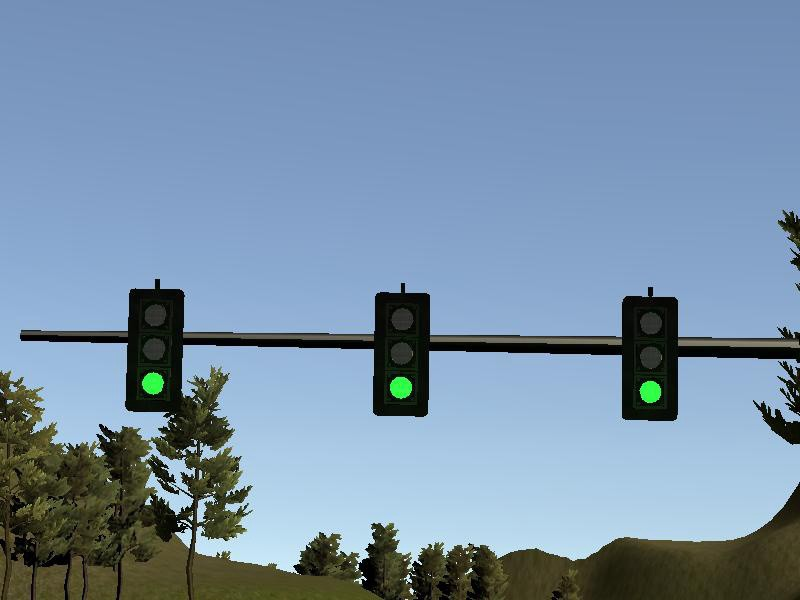
#> input picture Traffic Docs/trafficgreen.jpeg, 800 x 600 px
$ jupyter execute Traffic_Light_Classifier.ipynb   (shell and % lines are left out)
#> lines starting #> are read from the running program, lines starting #| are printed output that depends on the picture; after the words box and inside, x2 and y2 are one past the last pixel; in counts of white or black regions, pixels touching at a corner belong together
# Self-Driving Car Engineer Nanodegree

## Traffic Light Detection

## Dependencies

[cell 1]
import os
os.environ['TF_CPP_MIN_LOG_LEVEL'] = '3'
import pickle
import numpy as np
import cv2
import matplotlib.pyplot as plt
import matplotlib.image as mplimg
import glob

## First, I tested and debugged a couple of functions to properly detect circles so I could create a class later.

[cell 2]
img = plt.imread("trafficgreen.jpeg",0)
#> img is the input picture: shape (600, 800, 3); mean R, G, B 120.1, 143.9, 167.1
# [5 lines of commented-out code are left out]
original = img
#
#img = cv2.medianBlur(img,9)
#cimg = cv2.cvtColor(img, cv2.COLOR_RGB2GRAY)
#image brightness
def decrease_brightness(img, value=30):
    hsv = cv2.cvtColor(img, cv2.COLOR_BGR2HSV)
    h, s, v = cv2.split(hsv)

    lim = 255 - value
    v[v > lim] = 255
    v[v <= lim] -= value

    final_hsv = cv2.merge((h, s, v))
    img = cv2.cvtColor(final_hsv, cv2.COLOR_HSV2BGR)
    return img

#kernel = np.ones((5,5),np.float32)/22#/15 //22 kamerára 15 simre
#kernel = np.ones((4,4),np.float32)/6#mindenmásrajó csak kamerára nem
#img = cv2.filter2D(img,-1,kernel)
img = cv2.medianBlur(img,7)
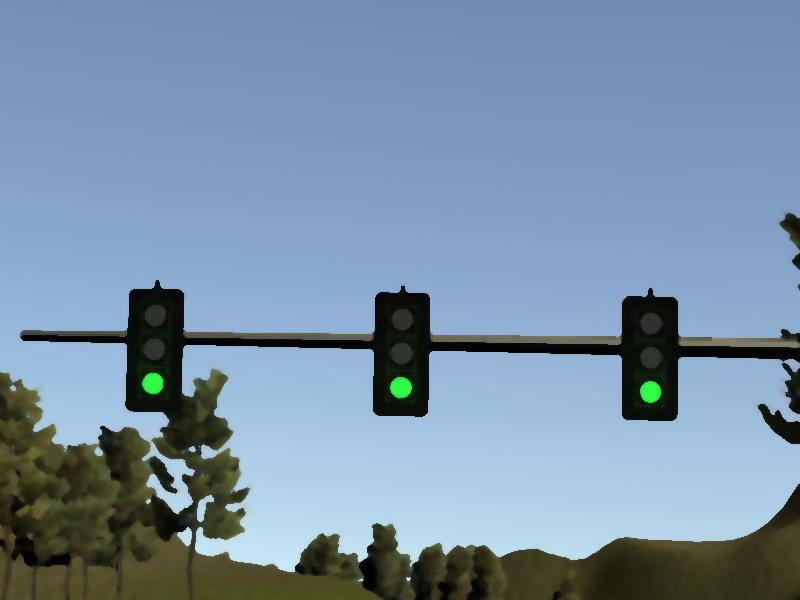
#> img: shape (600, 800, 3); mean R, G, B 119.9, 143.8, 166.9
#img = decrease_brightness(img,47)


#img = cv2.bitwise_not(img)
gray = cv2.cvtColor(img, cv2.COLOR_BGR2GRAY)
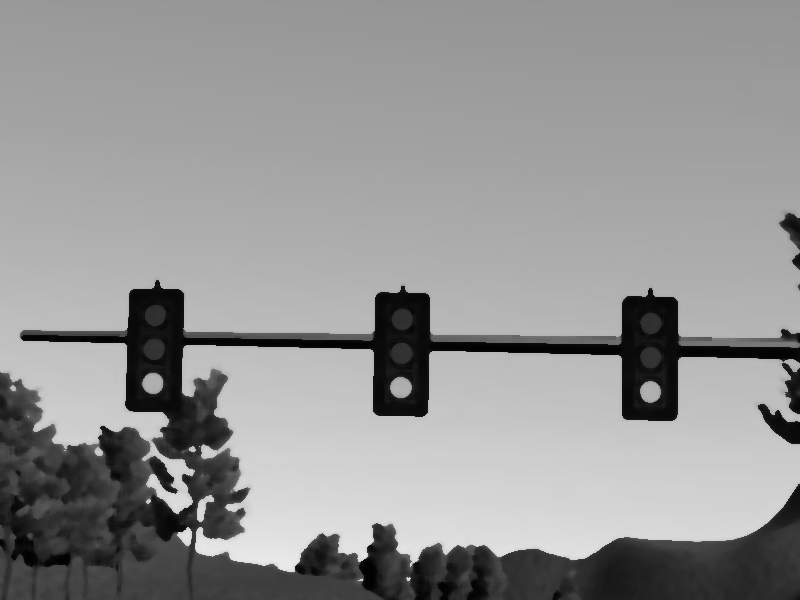
#> gray: shape (600, 800); min 1, max 234, mean 148.2

output = img.copy()

circles = cv2.HoughCircles(gray, cv2.HOUGH_GRADIENT,1,5,param1=170,param2=10,minRadius=4,maxRadius=14)
#> circles = 18 rows, first 8: [402.5, 318.5, 10.5], [650.5, 356.5, 10.3], [650.5, 323.5, 10.3], [400.5, 387.5, 10.2], [152.5, 382.5, 11], [154.5, 315.5, 10], [400.5, 352.5, 11.1], [153.5, 349.5, 10.6]


'''
#well working
kernel = np.ones((6,6),np.float32)/15
gray = cv2.filter2D(gray,-1,kernel)
'''
#plt.imshow(gray, cmap='gray')
# ensure at least some circles were found
def orange(rgb):
    return rgb[0]>225 and rgb[1]>100 and rgb[2]<160
def green(rgb):
    r=int(rgb[0])
    g=int(rgb[1])
    b=int(rgb[2])
    return (g-r > 40) and(g-b > 40)
def red(rgb):
    r=int(rgb[0])
    g=int(rgb[1])
    b=int(rgb[2])
    return (r-g > 40) and (r-b > 40)

h,w = img.shape[:2]
#> h = 600; w = 800
images=[]
if circles is not None:
    # convert the (x, y) coordinates and radius of the circles to integers
    circles = np.round(circles[0, :]).astype("int")
#> circles = 18 rows, first 8: [402, 318, 10], [650, 356, 10], [650, 324, 10], [400, 388, 10], [152, 382, 11], [154, 316, 10], [400, 352, 11], [154, 350, 11]
    # loop over the (x, y) coordinates and radius of the circles
    index = 0
    for (x, y, r) in circles:

        rectX = (x - r)
        rectY = (y - r)
        #print(img[x+30,y+30])

        #print(crop_img[7,7])
        #print(index)
        h-=1
        w-=1

        if x-r+3>=w or y-r+3>=h:
            continue
            #a = 3
        rgb = original[y-r+1,x-r+3]

        #rgb = original[h-((y+r)%h),w-((x+r)%w)]#simulator
        rgb2 = original[y,x]
        # [4 lines of commented-out code are left out]
        crSize = 20
        if orange(rgb) or orange(rgb2):
            #cv2.rectangle(output, (x+r-1, y-r+3), (x+r-1, y-r+3), (0, 0, 0), -1)
            cv2.rectangle(output, (x, y), (x, y), (0, 0, 0), -1)
            crop_img = output[y-crSize:y+crSize, x-crSize:x+crSize]
            #crop_img = img[y:(y+1*(r)), x:(x+1*(r))]
            #ax1[index].set_title("orange")
            #ax1[index].imshow(crop_img)
            images.append([crop_img,"orange"])
            #print(rgb)
            #print(r,"radius")
            #print("orange")
            cv2.circle(output, (x, y), r+10, (150, 150, 150), 4)

            index+=1
        elif green(rgb) or green(rgb2):
            cv2.rectangle(output, (x, y), (x, y), (0, 0, 0), -1)
            crop_img = output[y-crSize:y+crSize, x-crSize:x+crSize]
            images.append([crop_img,"green"])
            #print(original[y,x])
            #ax1[index].set_title("green")
            #ax1[index].imshow(crop_img)
            #print("green")
            #print(rgb)
            cv2.circle(output, (x, y), r+10, (150, 150, 150), 4)

            index+=1
        elif red(rgb) or red(rgb2):
            cv2.rectangle(output, (x, y), (x, y), (0, 0, 0), -1)
            crop_img = output[y-crSize:y+crSize, x-crSize:x+crSize]
            images.append([crop_img,"red"])
            # [8 lines of commented-out code are left out]
            cv2.circle(output, (x, y), r+10, (150, 150, 150), 4)
            index+=1
        else:
            a=0
            #print(rgb)

        # draw the circle in the output image, then draw a rectangle
        # corresponding to the center of the circle
        cv2.rectangle(output, (x, y), (x, y), (0, 0, 0), -1)
#> this loop made 18 passes
#> (x, y, rectX, rectY, h, w, rgb) on passes 1 to 12: (402, 318, 392, 308, 599, 799, [6, 8, 3]), (650, 356, 640, 346, 598, 798, [10, 13, 6]), (650, 324, 640, 314, 597, 797, [36, 38, 33]), (400, 388, 390, 378, 596, 796, [0, 63, 0]), (152, 382, 141, 371, 595, 795, [16, 0, 9]), (154, 316, 144, 306, 594, 794, [8, 15, 8]), (400, 352, 389, 341, 593, 793, [9, 14, 7]), (154, 350, 143, 339, 592, 792, [0, 11, 1]), (650, 392, 640, 382, 591, 791, [124, 222, 137]), (188, 388, 181, 381, 590, 790, [158, 180, 217]), (26, 336, 20, 330, 589, 789, [44, 57, 65]), (26, 496, 15, 485, 588, 788, [110, 105, 76])
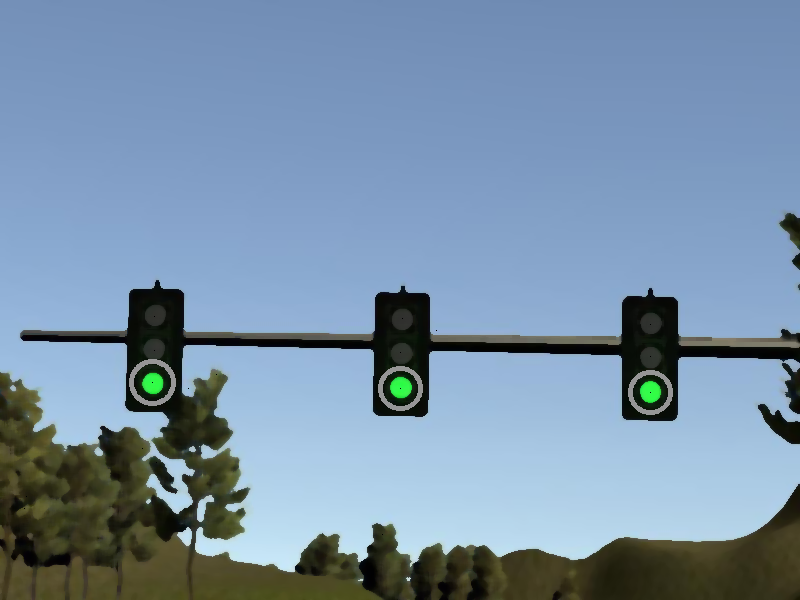
#> output: shape (600, 800, 3); 0.4% of pixels changed, all inside (x1, y1, x2, y2) = (24, 316, 673, 535)
#> after the loop, h = 582; images = 3 items; index = 3; w = 782
        #num = 1
        #cv2.rectangle(output, (x, y), (x, y), (0, 128, 255), -1)

# show the output image
if len (images)<1:
    print("None")
elif(True):
#ax1[index].imshow(output)
#'''
    s = 3
    if len(images) > 1:
        s = len(images)
#> s = 3
    #print(s)
    f, ax1 = plt.subplots(s, 1, figsize=(20, 20))
    f.tight_layout()
    ind=0
    for i in images:
        ax1[ind].imshow(i[0])
        ax1[ind].set_title(i[1])
        ind+=1
#> this loop made 3 passes
#> after the loop, ind = 3

plt.imshow(output)
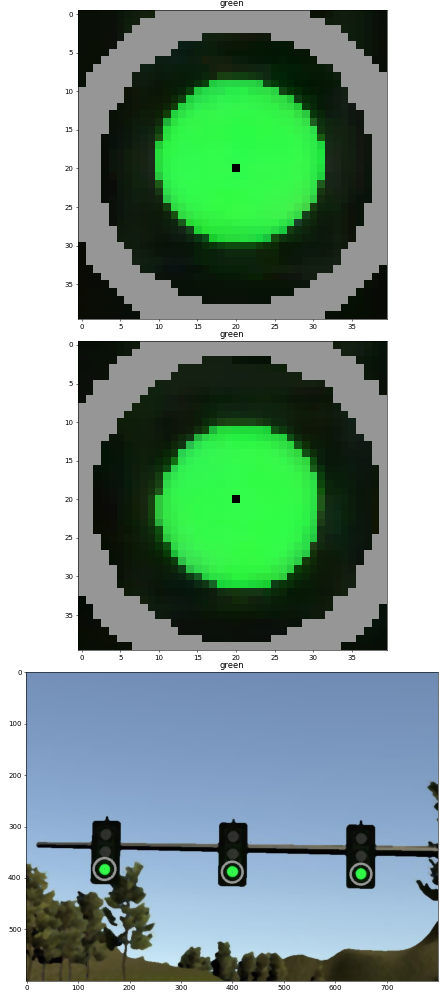
#> figure drawn by matplotlib, 3 panels
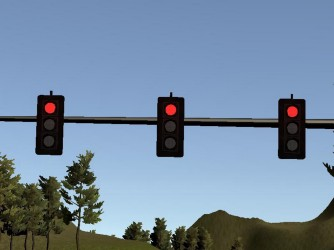
#> input picture Traffic Docs/trafficred.jpeg, 334 x 250 px
#> further down, img is the input picture: shape (250, 334, 3); mean R, G, B 117.2, 138.3, 160.8

## The final version of the Traffic Light detector

[cell 3]
import time
class LightDetector():

    def yellow(self,rgb):
        return rgb[0]>225 and rgb[1]>100 and rgb[2]<160

    def green(self,rgb):
        r=int(rgb[0])
        g=int(rgb[1])
        b=int(rgb[2])
        return (g-r > 40) and(g-b > 40)

    def red(self,rgb):
        r=int(rgb[0])
        g=int(rgb[1])
        b=int(rgb[2])
        return (r-g > 40) and (r-b > 40)

    def getColor(self,img):
        output = img.copy()

    def getCircles(self,img,camera):
#> called with camera = True
        original=img
        kernel = None #/15 //22 kamerára 15 simre
        #kernel = np.ones((4,4),np.float32)/6#mindenmásrajó csak kamerára nem

        if camera:
            #img = self.decrease_brightness(img,60)
            img = cv2.medianBlur(img,7)
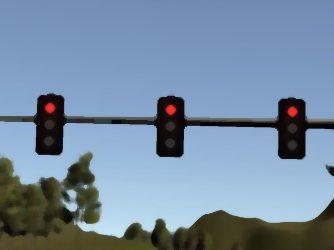
#> img: shape (250, 334, 3); mean of channels 0, 1, 2 117.1, 138.4, 160.8; drawn as R, G, B
            #kernel = np.ones((4,4),np.float32)/16
        else:
            img = cv2.medianBlur(img,7)
            #kernel = np.ones((5,5),np.float32)/22
        #img = cv2.bitwise_not(img)
        #img = cv2.filter2D(img,-1,kernel)

        gray = cv2.cvtColor(img, cv2.COLOR_BGR2GRAY)
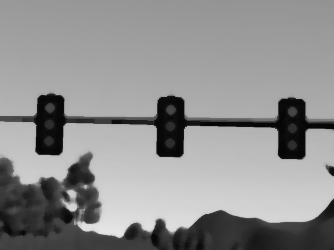
#> gray: shape (250, 334); min 5, max 230, mean 142.8
        if camera:
            circles = cv2.HoughCircles(gray, cv2.HOUGH_GRADIENT,1,5,param1=170,param2=10,minRadius=4,maxRadius=14)
#> circles = 35 rows, first 8: [48.5, 140.5, 4.6], [89.5, 210.5, 13.2], [84.5, 193.5, 13.4], [72.5, 201.5, 9.6], [70.5, 196.5, 7.1], [72.5, 206.5, 4.6], [90.5, 215.5, 8.4], [170.5, 109.5, 5]
        else:
            circles = cv2.HoughCircles(gray, cv2.HOUGH_GRADIENT,1,5,param1=170,param2=18,minRadius=0,maxRadius=30)
        return circles,img,original
    def printImages(self,images):
            if len (images)<1:
                print("None")
            else:
                s = len(images)
                s+=1
                f, ax1 = plt.subplots(s, 1, figsize=(20, 20))
                f.tight_layout()
                ind=0
                for i in images:
                    ax1[ind].imshow(i[0])
                    ax1[ind].set_title(i[1])
                    ind+=1

    def decrease_brightness(self,img, value=30):
        hsv = cv2.cvtColor(img, cv2.COLOR_BGR2HSV)
        h, s, v = cv2.split(hsv)

        lim = 255 - value
        v[v > lim] = 255
        v[v <= lim] -= value

        final_hsv = cv2.merge((h, s, v))
        img = cv2.cvtColor(final_hsv, cv2.COLOR_HSV2BGR)
        return img

    def drawCirclesAndGetImages(self,img,camera=False,withImage=False):
        circles,gray,original = self.getCircles(img,camera)
        output=None
        if withImage:
            output = gray.copy()
        h,w = img.shape[:2]
#> h = 250; w = 334
        images=[]
        if circles is not None:
            # convert the (x, y) coordinates and radius of the circles to integers
            circles = np.round(circles[0, :]).astype("int")
#> circles = 35 rows, first 8: [48, 140, 5], [90, 210, 13], [84, 194, 13], [72, 202, 10], [70, 196, 7], [72, 206, 5], [90, 216, 8], [170, 110, 5]
            # loop over the (x, y) coordinates and radius of the circles
            for (x, y, r) in circles:
                if(y>=h or x>=w):
                    continue
                rgb = original[y,x]
                #rgb2 = original[y,x] optional

                crSize = 20
                if self.yellow(rgb):# or self.orange(rgb2):
                    #cv2.rectangle(output, (x, y), (x, y), (0, 0, 0), -1)
                    if(withImage):
                        crop_img = img[y-crSize:y+crSize, x-crSize:x+crSize]
                        images.append([crop_img,"yellow"])
                    else:
                        images.append([None,"yellow"])
                    #cv2.circle(output, (x, y), r+10, (150, 150, 150), 4)
                elif self.green(rgb):# or self.green(rgb2):
                    #cv2.rectangle(output, (x, y), (x, y), (0, 0, 0), -1)
                    if(withImage):
                        crop_img = img[y-crSize:y+crSize, x-crSize:x+crSize]
                        images.append([crop_img,"green"])
                    else:
                        images.append([None,"green"])
                    #cv2.circle(output, (x, y), r+10, (150, 150, 150), 4)
                elif self.red(rgb):# or self.red(rgb2):
                    #cv2.rectangle(output, (x, y), (x, y), (0, 0, 0), -1)
                    if(withImage):
                        crop_img = img[y-crSize:y+crSize, x-crSize:x+crSize]
                        images.append([crop_img,"red"])
                    else:
                        images.append([None,"red"])
                    break#if red found one enough
#> this loop made 8 passes
#> (x, y) on passes 1 to 8: (48, 140), (90, 210), (84, 194), (72, 202), (70, 196), (72, 206), (90, 216), (170, 110)
#> after the loop, images = 1 item


                # draw the circle in the output image, then draw a grey rectangle
                #cv2.circle(output, (x, y), r+10, (150, 150, 150), 4)
                #corresponding to the center of the circle
                #cv2.rectangle(output, (x, y), (x, y), (0, 0, 0), -1)
        return images,output
    def getLightColor(self,images):
        result = "green"
        for (image,name) in images:
            if name=="red":
                return "red"
            elif name=="yellow":
                result="yellow"

        return result

ld=LightDetector()

img = plt.imread("trafficred.jpeg",0)

startTime = time.time()

images,output = ld.drawCirclesAndGetImages(img,True)
#> images = 1 item
#> the loop in getLightColor, `for (image,name) in images:` made 1 pass
#> (image, name) on pass 1: (None, 'red')

'''
img2=images[1][0]
img2 = cv2.medianBlur(img2,5)
grey = cv2.cvtColor(img2, cv2.COLOR_BGR2GRAY)
c = cv2.HoughCircles(grey, cv2.HOUGH_GRADIENT,1,5,param1=170,param2=17,minRadius=0,maxRadius=30)


if c is not None:
    print(len(c))
    c = np.round(c[0, :]).astype("int")
    for (x, y, r) in c:
        cv2.circle(img2, (x, y), r+4, (150, 150, 150), 1)
plt.imshow(img2)
'''
print("Detected Light color is :",ld.getLightColor(images))
#| Detected Light color is : red
elapsedTime = time.time() - startTime
print("Elapsed Time between detection start and end:",elapsedTime, "millisec.")
print("Reference Image below")
plt.imshow(img)

### Test detection on every color of traffic light.

[cell 4]
ld=LightDetector()
test = ['red','yellow','green']
result = []
testImages = []
testImages.append(plt.imread("trafficred.jpeg",0))
testImages.append(plt.imread("trafficorange.jpeg",0))
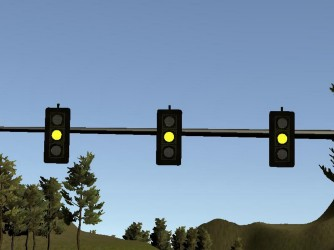
#> input picture Traffic Docs/trafficorange.jpeg, 334 x 250 px
testImages.append(plt.imread("trafficgreen.jpeg",0))

for img in testImages:
    images,output = ld.drawCirclesAndGetImages(img,True)
    result.append(ld.getLightColor(images))
#> this loop made 3 passes
#> (h in drawCirclesAndGetImages, w in drawCirclesAndGetImages) on passes 1 to 3: (250, 334), (250, 334), (600, 800)
#> pass 2, in getCircles (call 3), `img = cv2.medianBlur(img,7)`:
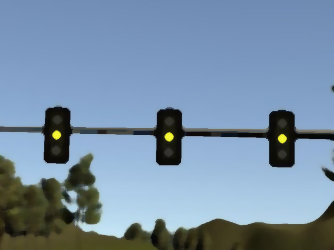
#> img: shape (250, 334, 3); mean of channels 0, 1, 2 118.8, 141.5, 164; drawn as R, G, B
#> pass 2, in getCircles (call 3), `gray = cv2.cvtColor(img, cv2.COLOR_BGR2GRAY)`:
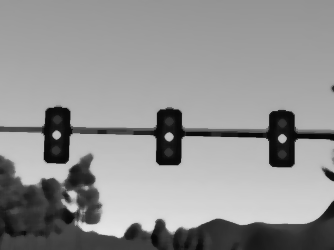
#> gray: shape (250, 334); min 6, max 230, mean 145.7
#> after the loop, result = ['red', 'yellow', 'green']
for i in range(len(test)):
    print("Detected:",result[i],", Expected:",test[i])
